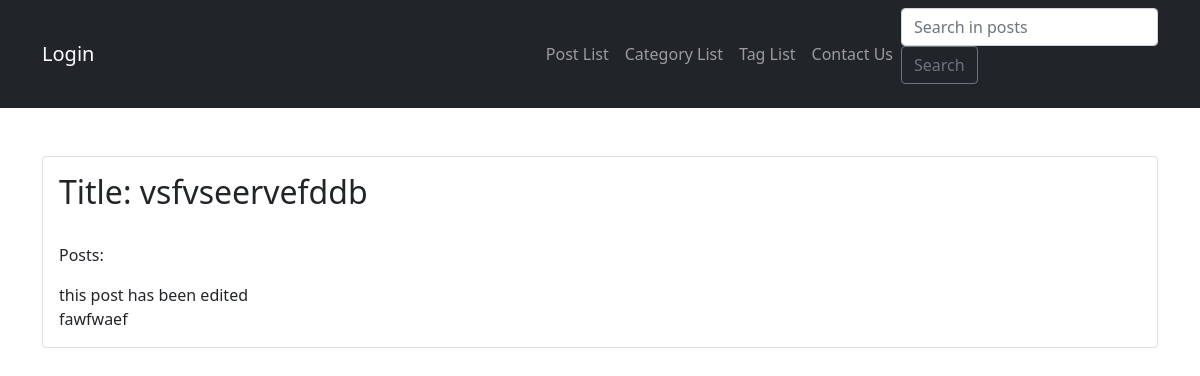
The app's page /weblog/category/11 with its own data.
### weblog/models.py (models this page shows, shortened)
class Category(models.Model):
    parent = models.ForeignKey('self', on_delete=models.CASCADE, blank=True, null=True)
    name = models.CharField('Category Name', max_length=30, null=True)
    updated_on = models.DateTimeField(auto_now=True, null=True)

class Post(models.Model):
    PU = 'PU'
    DR = 'DR'
    STATUS_CHOICE = [
        (PU, 'Published'),
        (DR, 'Draft')
    ]
    owner = models.ForeignKey(User, on_delete=models.CASCADE, verbose_name="Post Owner")
    title = models.CharField("Post Title", max_length=50)
    content = models.TextField()
    image = models.ImageField(upload_to='images', null=True)
    category = models.ManyToManyField('Category')
    created = models.DateField(auto_now_add=True, null=True)
    updated_on = models.DateTimeField(auto_now=True)
    like = models.ManyToManyField(User, related_name='post_like')
    dislike = models.ManyToManyField(User, related_name='post_dislike')
    tag = models.ManyToManyField('Tag')
    slug = models.SlugField(max_length=255, unique=True, null=True, blank=True)
    status = models.CharField(
        max_length=2,
        choices=STATUS_CHOICE,
        default=DR
    )
    objects = models.Manager()
    published = PublishedPostsManager()
    draft = DraftPostsManager()

### weblog/views.py (the view)
# urls.py: path("category/<int:pk>", CategoryDetail.as_view(), name="category_detail"),
class CategoryDetail(DetailView):
    model = Category

### weblog/templates/weblog/category_detail.html (shortened to what this page needs)
{% extends 'weblog/index.html' %}
{% load static %}
{% block content %}
    <div class="card mb-4">
        <div class="card-body">
            <h2 class="card-title">Title: {{object.name}}</h2><br>
            <p class="card-text">Posts: </p>
            {% for post in object.post_set.all %}
                {{post.title}} <br>
            {% endfor %}
        </div>
    </div>
{% endblock content %}

### records on screen
Category: name "vsfvseervefddb"
Post: title "this post has been edited"
Post: title "fawfwaef"
